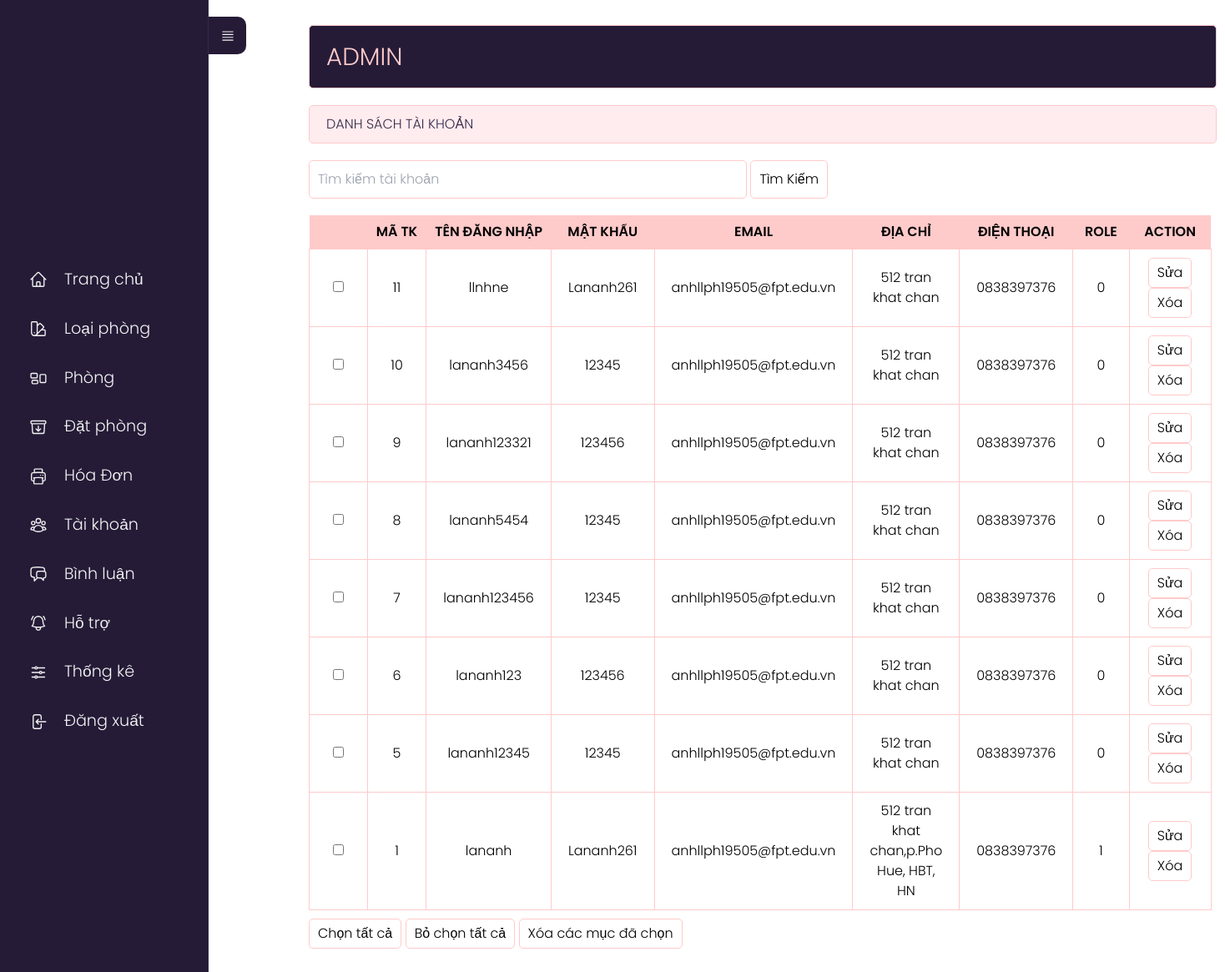
/app/controllers/admin/index.php?act=dskh (signed in), run on the app's committed database.
### tables this page shows
CREATE TABLE `taikhoan` (
  `id_user` int(11) NOT NULL,
  `username` varchar(255) NOT NULL,
  `password` varchar(10) NOT NULL,
  `email` varchar(255) NOT NULL,
  `tel` varchar(10) NOT NULL,
  `address` varchar(255) NOT NULL,
  `role` tinyint(2) NOT NULL DEFAULT 0
);

### app/models/pdo.php (called while the page is built, shortened)
<?php
function pdo_get_connection(){
    $dburl = "mysql:host=localhost;dbname=khachsan;charset=utf8";
    $user = 'root';
    $password = '';
    $conn = new PDO($dburl, $user, $password);
    $conn->setAttribute(PDO::ATTR_ERRMODE, PDO::ERRMODE_EXCEPTION);
    return $conn;
}
function pdo_query($sql){
    $sql_args = array_slice(func_get_args(), 1);
    try{
        $conn = pdo_get_connection();
        $stmt = $conn->prepare($sql);
        $stmt->execute($sql_args);
        $rows = $stmt->fetchAll();
        return $rows;
    }
    catch(PDOException $e){
        throw $e;
    }
    finally{
        unset($conn);
    }
}

### app/models/taikhoan.php (called while the page is built, shortened)
<?php
    function loadall_taikhoan($kyw){
        $sql="SELECT * FROM taikhoan where 1";
        $sql.=" order by id_user desc";
        $listtaikhoan=pdo_query($sql);
        return $listtaikhoan;
    }
?>

### app/views/admin/taikhoan/list.php (the view, shortened to what this page needs)
<div class="row">
    <div class="row mb headeradmin" style="width:148%;">
        <h1 style="padding: 15px 0;">ADMIN </h1>
    </div>
    <div class="row formtittle" style="width:148%;">
        <h3>DANH SÁCH TÀI KHOẢN</h3>
    </div>
    <div class="row formcontent" style="width:1050px;">
        <form action="index.php?act=dskh" method="post">
            <input type="text" name="kyw" placeholder="Tìm kiếm tài khoản" style="width:50%;margin-bottom:20px">
            <input type="submit" name="gui" value="Tìm Kiếm" style="padding:10px;">
            <div class="row mb10 formdshanghoa" style="width:103%;">
                <table>
                    <tr>
                        <th></th>
                        <th>MÃ TK</th>
                        <th>TÊN ĐĂNG NHẬP</th>
                        <th>MẬT KHẨU</th>
                        <th>EMAIL</th>
                        <th>ĐỊA CHỈ</th>
                        <th>ĐIỆN THOẠI</th>
                        <th>ROLE</th>
                        <th style="background-color: #FFCACA;">ACTION</th>
                    </tr>
                    <?php
                    foreach ($listtaikhoan as $taikhoan) {
                        extract($taikhoan);
                        $suatk = "index.php?act=suatk&id=" . $id_user;
                        $xoatk = "index.php?act=xoatk&id=" . $id_user;
                        echo '<tr>
                                        <td><input type="checkbox" name="name"></td>
                                        <td>' . $id_user . '</td>
                                        <td>' . $username . '</td>
                                        <td>' . $password . '</td>
                                        <td>' . $email . '</td>
                                        <td>' . $address . '</td>
                                        <td>' . $tel . '</td>
                                        <td>' . $role . '</td>
                                        <td><a href="' . $suatk . '"><input type="button" value="Sửa"></a>  <a onclick="return DELETE()" href="' . $xoatk . '"><input type="button" value="Xóa"></a></td>
                                    </tr>';
                    }
                    ?>
                </table>
            </div>
            <div class="row mb10">
                <input type="button" id="btn1" value="Chọn tất cả">
                <input type="button" id="btn2" value="Bỏ chọn tất cả">
                <input type="button" value="Xóa các mục đã chọn">
            </div>
        </form>
    </div>
</div>
</div>

### public/assets/clients/css/styleadmin.css (style rules this page uses)
* { padding: 0; margin: 0; box-sizing: border-box; font-family: 'Poppins', sans-serif; font-weight: 300; }
body { position: relative; width: 100%; min-height: 150vh; }
.row { float: left; width: 70%; }
.mb { margin-bottom: 20px; }
.mb10 { margin-bottom: 10px; }
.formtk input[type="text"], .formtk input[type="password"], .formcontent input[type="text"], .formcontent input[type="password"] { width: 100%; border: 1px solid #FFCACA; padding: 10px; border-radius: 5px; }
.formtk input[type="submit"], .formcontent input[type="submit"], .formcontent input[type="reset"], .formcontent input[type="button"] { border-radius: 5px; padding: 5px 10px; background-color: #ffffff; border: 1px solid #FFCACA; }
.headeradmin { background-color: #251B37; border: 1px solid #FFCACA; color: #FFCACA; border-radius: 5px; padding: 0px 20px; width: 70%; }
.headeradmin h1 { font-size: 2vw; }
.formtittle { background-color: #FFECEF; border: 1px solid #FFCACA; color: #372948; border-radius: 5px; padding: 10px 20px; }
.formcontent { padding: 20px 0; }
table tr th { font-weight: 600; }
.formdshanghoa table { width: 100%; border-collapse: collapse; }
.formdshanghoa table th:nth-child(1) { width: 10%; padding: 20px; background-color: #FFCACA; }
.formdshanghoa table th:nth-child(2) { width: 10%; background-color: #FFCACA; }
.formdshanghoa table th:nth-child(3) { width: 10%; background-color: #FFCACA; }
.formdshanghoa table th:nth-child(4) { width: 10%; background-color: #FFCACA; }
.formdshanghoa table th:nth-child(5) { width: 10%; background-color: #FFCACA; }
.formdshanghoa table th:nth-child(6) { width: 10%; background-color: #FFCACA; }
.formdshanghoa table th:nth-child(7) { width: 30%; background-color: #FFCACA; }
.formdshanghoa table th:nth-child(8) { width: 10%; background-color: #FFCACA; }
.formdshanghoa table td { border: 1px solid #FFCACA; padding: 10px 20px; text-align: center; }
.formdshanghoa table th:nth-child(7) { width: 10%; background-color: #FFCACA; }
.formdshanghoa table th:nth-child(9) { width: 10%; background-color: #FFCACA; }

### data on the page
taikhoan: id_user "11", username "llnhne", password "Lananh261", email "anhllph19505@fpt.edu.vn", address "512 tran khat chan", tel "0838397376", role "0"
taikhoan: id_user "10", username "lananh3456", password "12345", email "anhllph19505@fpt.edu.vn", address "512 tran khat chan", tel "0838397376", role "0"
taikhoan: id_user "9", username "lananh123321", password "123456", email "anhllph19505@fpt.edu.vn", address "512 tran khat chan", tel "0838397376", role "0"
taikhoan: id_user "8", username "lananh5454", password "12345", email "anhllph19505@fpt.edu.vn", address "512 tran khat chan", tel "0838397376", role "0"
taikhoan: id_user "7", username "lananh123456", password "12345", email "anhllph19505@fpt.edu.vn", address "512 tran khat chan", tel "0838397376", role "0"
taikhoan: id_user "6", username "lananh123", password "123456", email "anhllph19505@fpt.edu.vn", address "512 tran khat chan", tel "0838397376", role "0"
taikhoan: id_user "5", username "lananh12345", password "12345", email "anhllph19505@fpt.edu.vn", address "512 tran khat chan", tel "0838397376", role "0"
taikhoan: id_user "1", username "lananh", password "Lananh261", email "anhllph19505@fpt.edu.vn", address "512 tran khat chan,p.Pho Hue, HBT, HN", tel "0838397376", role "1"
